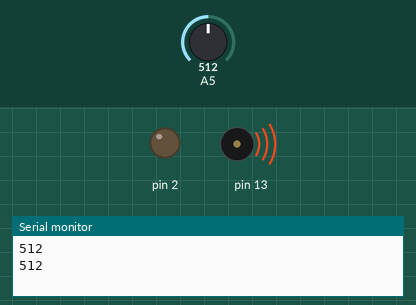
The sketch below on a simulated Arduino Uno, built with avr-gcc and run on an emulated ATmega328P. Shown: output pins drawn as LEDs (lit = HIGH), buzzer (waves = sounding), the last lines printed to the serial monitor. The test bench sets the inputs (shaded band); at power-on: A5 = 512.

Above: at 2.2 s.
2.3 s: A5 set to 0
At 3.8 s:
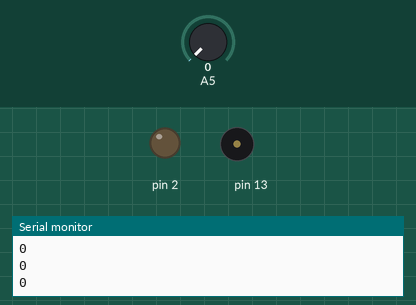
4.6 s: A5 set to 122
At 5.2 s:
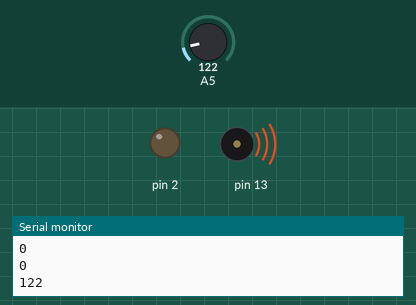
Timing chart, 0 to 12.5 s (numbered marks = the images above; inputs shaded):
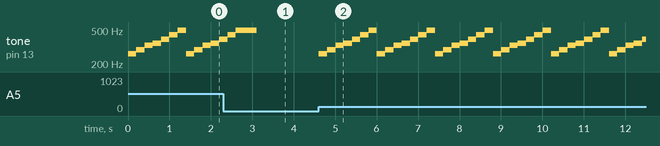

Measured:
- after the input at 4.6 s, tone on pin 13: silent → 262 Hz at once, then repeats every 1.4 s: 294 Hz 0.20 s, 330 Hz 0.20 s, 349 Hz 0.20 s, 392 Hz 0.20 s, 440 Hz 0.20 s, 494 Hz 0.20 s, 262 Hz 0.20 s

The sketch:

chicharra.ino
```cpp
// Clase Martes 22 de Febrero
// Chicharra

int sonido;

void setup()
{
  Serial.begin(9600);
  pinMode(2, OUTPUT);
}

void loop()
{
  sonido = analogRead(A5);
  Serial.println(sonido);

  if (sonido > 0) {
    tone(13, 262, 500); // Reproduce una nota (262 es frecuencia de DO) durante un tiempo en ms(500)
    delay(200);
    tone(13, 294, 500); // RE
    delay(200);
    tone(13, 330, 500); // MI
    delay(200);
    tone(13, 349, 500); // FA
    delay(200);
    tone(13, 392, 500); // SOL
    delay(200);
    tone(13, 440, 500); // LA
    delay(200);
    tone(13, 494, 500); // MI
    delay(200);
  }
}
```
